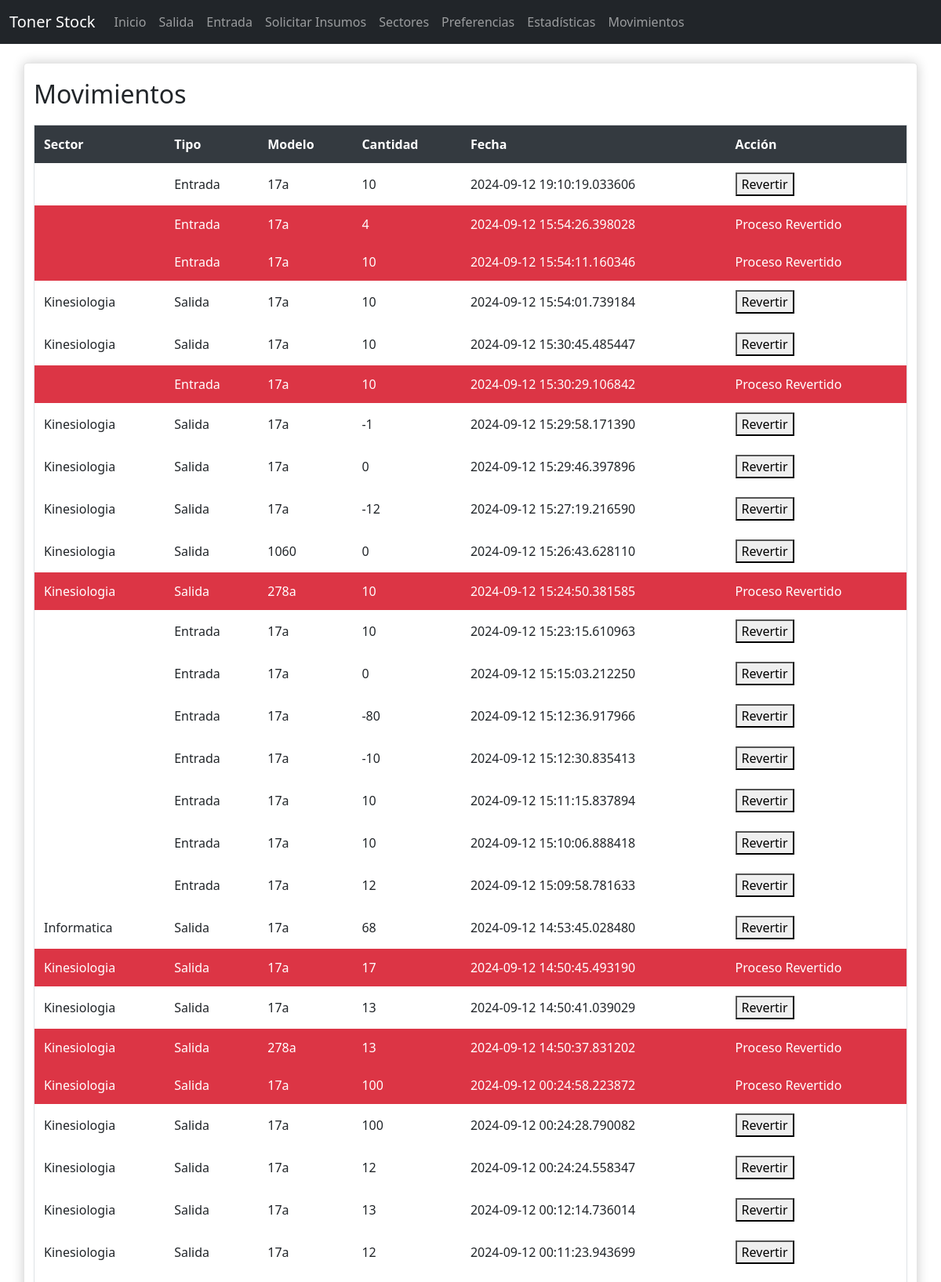
/movements (upper part), run on the app's committed database.
### src/models.py (models this page shows)
class Movement(db.Model):
    id = db.Column(db.Integer, primary_key=True)
    fecha = db.Column(db.DateTime, default=datetime.utcnow)
    tipo = db.Column(db.String(10), nullable=False)  # 'Entrada' or 'Salida'
    cantidad = db.Column(db.Integer, nullable=False)
    toner_id = db.Column(db.Integer, db.ForeignKey('toner.id'), nullable=False)
    toner = db.relationship('Toner', backref=db.backref('movements', lazy=True))
    sector_id = db.Column(db.Integer, db.ForeignKey('sector.id'), nullable=False)
    sector = db.relationship('Sector', backref=db.backref('movements', lazy=True))
    reverted = db.Column(db.Boolean, default=False, nullable=False)

class Toner(db.Model):
    id = db.Column(db.Integer, primary_key=True)
    modelo = db.Column(db.String(64), unique=True, nullable=False)
    cantidad_actual = db.Column(db.Integer, nullable=False)

class Sector(db.Model):
    id = db.Column(db.Integer, primary_key=True)
    nombre = db.Column(db.String(64), unique=True, nullable=False)
    duracion_predefinida = db.Column(db.Integer, nullable=False)

### src/app.py (the view)
@app.route('/movements')
def movements():
    return render_template('movements.html', movimientos = all_movements())

### src/controlers/movementcontroler.py (called while the page is built)
def all_movements():
    return Movement.query.order_by(desc(Movement.fecha)).all()

### src/templates/movements.html (shortened to what this page needs)
{% extends "base.html" %}
{% block content %}
<div class ='container'>
    <h2>Movimientos</h2>
    <table>
        <thead>
            <tr>
                <th>Sector</th>
                <th>Tipo</th>
                <th>Modelo</th>
                <th>Cantidad</th>
                <th>Fecha</th>
                <th>Acción</th>
            </tr>
        </thead>
        <tbody>
            {% for movimiento in movimientos %}
            <tr>
                {% if not movimiento.reverted %}
                <td>{{ movimiento.sector.nombre }}</td>
                <td>{{ movimiento.tipo }}</td>
                <td>{{ movimiento.toner.modelo }}</td>
                <td>{{ movimiento.cantidad }}</td>
                <td>{{ movimiento.fecha }}</td>
                <td>
                    <form action="{{ url_for('revert_movement', movement_id=movimiento.id) }}" method="post">
                        <button type="submit">Revertir</button>
                    </form>
                </td>
                {% endif %}
            </tr>
            <tr class="revert">
                {% if movimiento.reverted %}
                <td>{{ movimiento.sector.nombre }}</td>
                <td>{{ movimiento.tipo }}</td>
                <td>{{ movimiento.toner.modelo }}</td>
                <td>{{ movimiento.cantidad }}</td>
                <td>{{ movimiento.fecha }}</td>
                <td> Proceso Revertido</td>
                {% endif %}
            </tr>
            {% endfor %}
        </tbody>
    </table>
</div>
{% endblock %}

### src/static/style.css (style rules this page uses)
body { background-color: #f8f9fa; font-family: Arial, sans-serif; color: #343a40; }
.container { margin-top: 20px; padding: 20px; background-color: #ffffff; border-radius: 5px; box-shadow: 0 0 15px rgba(0, 0, 0, 0.2); border: 1px solid rgba(0, 0, 0, 0.1); }
h2 { color: #343a40; margin-bottom: 20px; }
table { width: 100%; margin-top: 20px; border-collapse: collapse; }
table, th, td { border: 1px solid #dee2e6; }
th, td { padding: 12px; text-align: left; }
th { background-color: #343a40; color: white; }
.revert { background-color: #dc3545; color: white; }

### data on the page
Movement: tipo "Entrada", toner.modelo "17a", cantidad "10", fecha "2024-09-12 19:10:19.033606"
Movement: tipo "Entrada", toner.modelo "17a", cantidad "4", fecha "2024-09-12 15:54:26.398028"
Movement: tipo "Entrada", toner.modelo "17a", cantidad "10", fecha "2024-09-12 15:54:11.160346"
Movement: sector.nombre "Kinesiologia", tipo "Salida", toner.modelo "17a", cantidad "10", fecha "2024-09-12 15:54:01.739184"
Movement: sector.nombre "Kinesiologia", tipo "Salida", toner.modelo "17a", cantidad "10", fecha "2024-09-12 15:30:45.485447"
Movement: tipo "Entrada", toner.modelo "17a", cantidad "10", fecha "2024-09-12 15:30:29.106842"
Movement: sector.nombre "Kinesiologia", tipo "Salida", toner.modelo "17a", cantidad "-1", fecha "2024-09-12 15:29:58.171390"
Movement: sector.nombre "Kinesiologia", tipo "Salida", toner.modelo "17a", cantidad "0", fecha "2024-09-12 15:29:46.397896"
Movement: sector.nombre "Kinesiologia", tipo "Salida", toner.modelo "17a", cantidad "-12", fecha "2024-09-12 15:27:19.216590"
Movement: sector.nombre "Kinesiologia", tipo "Salida", toner.modelo "1060", cantidad "0", fecha "2024-09-12 15:26:43.628110"
Movement: sector.nombre "Kinesiologia", tipo "Salida", toner.modelo "278a", cantidad "10", fecha "2024-09-12 15:24:50.381585"
Movement: tipo "Entrada", toner.modelo "17a", cantidad "10", fecha "2024-09-12 15:23:15.610963"
Movement: tipo "Entrada", toner.modelo "17a", cantidad "0", fecha "2024-09-12 15:15:03.212250"
Movement: tipo "Entrada", toner.modelo "17a", cantidad "-80", fecha "2024-09-12 15:12:36.917966"
Movement: tipo "Entrada", toner.modelo "17a", cantidad "-10", fecha "2024-09-12 15:12:30.835413"
Movement: tipo "Entrada", toner.modelo "17a", cantidad "10", fecha "2024-09-12 15:11:15.837894"
Movement: tipo "Entrada", toner.modelo "17a", cantidad "10", fecha "2024-09-12 15:10:06.888418"
Movement: tipo "Entrada", toner.modelo "17a", cantidad "12", fecha "2024-09-12 15:09:58.781633"
Movement: sector.nombre "Informatica", tipo "Salida", toner.modelo "17a", cantidad "68", fecha "2024-09-12 14:53:45.028480"
Movement: sector.nombre "Kinesiologia", tipo "Salida", toner.modelo "17a", cantidad "17", fecha "2024-09-12 14:50:45.493190"
Movement: sector.nombre "Kinesiologia", tipo "Salida", toner.modelo "17a", cantidad "13", fecha "2024-09-12 14:50:41.039029"
Movement: sector.nombre "Kinesiologia", tipo "Salida", toner.modelo "278a", cantidad "13", fecha "2024-09-12 14:50:37.831202"
Movement: sector.nombre "Kinesiologia", tipo "Salida", toner.modelo "17a", cantidad "100", fecha "2024-09-12 00:24:58.223872"
Movement: sector.nombre "Kinesiologia", tipo "Salida", toner.modelo "17a", cantidad "100", fecha "2024-09-12 00:24:28.790082"
Movement: sector.nombre "Kinesiologia", tipo "Salida", toner.modelo "17a", cantidad "12", fecha "2024-09-12 00:24:24.558347"
Movement: sector.nombre "Kinesiologia", tipo "Salida", toner.modelo "17a", cantidad "13", fecha "2024-09-12 00:12:14.736014"
Movement: sector.nombre "Kinesiologia", tipo "Salida", toner.modelo "17a", cantidad "12", fecha "2024-09-12 00:11:23.943699"
